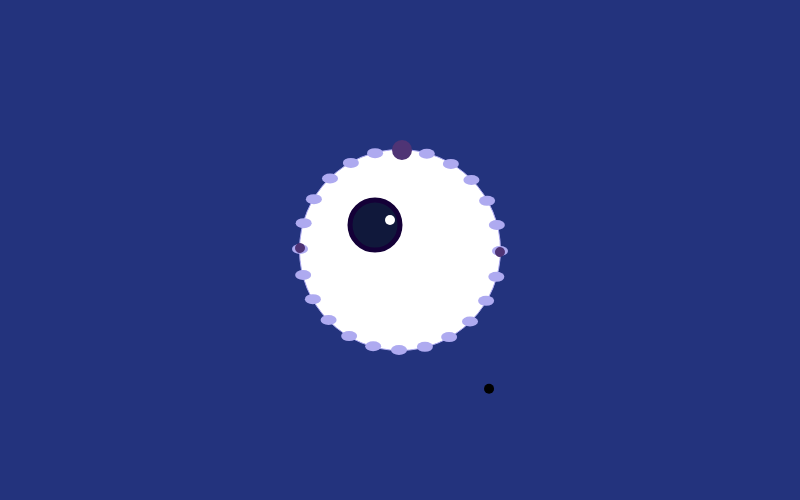
Frame 1 (no input)
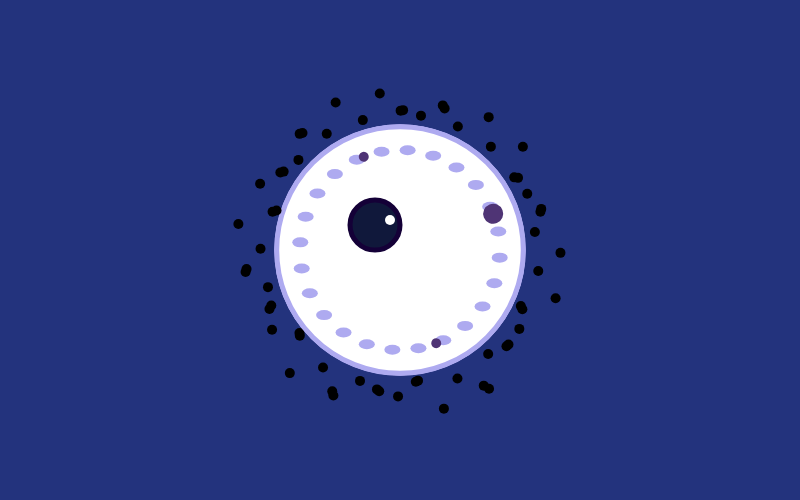
Frame 60 (no input)
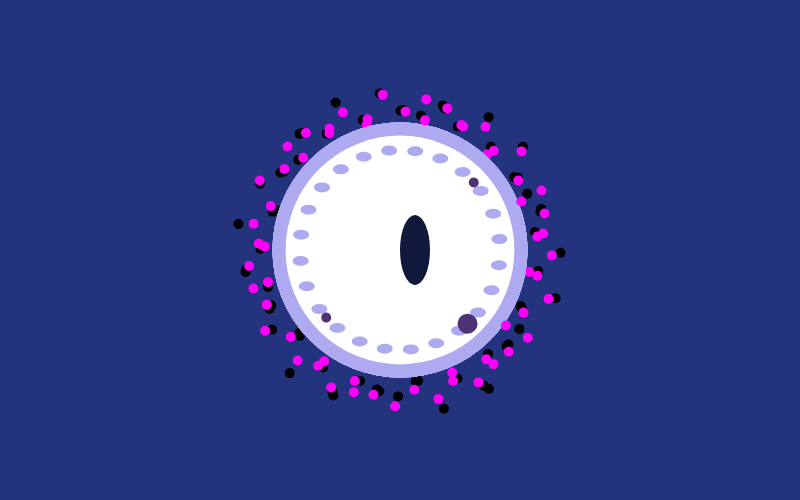
Frame 120 (the mouse pressed at the canvas centre since frame 60)

The p5.js sketch that drew these frames (run headless with seeded random() and noise() and a simulated clock; from frame 60 on, the mouse is pressed at the canvas centre):

// p5.js sketch
// ── sketch.js
/*
Template for IMA's Creative Coding Lab 

Project A: Generative Creatures
CCLaboratories Biodiversity Atlas 
*/

let angle = 0
let s = 8
let click = false;
function mousePressed(){
  click = ! click
}

function setup() {
   createCanvas(800, 500);
  background(35, 51, 125);
noStroke()
   rad = 0;
   x = width/2;
  y = 0;
}
function draw() {
  
  cell()
  
}

function cell(){
  //white
  push()
  stroke(174, 170, 240);
  fill(map(sin(frameCount/5), -1, 1, 0, 255));
  fill(255);
  circle(width/2, height/2, map(sin(frameCount / 50), -1, 1, 150, 250));
  pop()

  //background
  push()
  fill(mouseX,0,mouseY)
  noStroke()
  angle = angle + 1
  r = noise(frameCount * 0.05)*100

  v = r + 100;
  xx = width/2 + cos(angle) * v ;
  yy = height/2 + sin(angle) * v;
  
  circle(xx,yy,10);
  pop()

  //more
  let num = 24;
  let speed = 0.01;
  for( let i = 0; i < num; i++){
    let a = TWO_PI / num * i + frameCount * speed
    let xxx = width/2 + 100 * cos(a) 
    let yyy = height/2 + 100 * sin(a)
    fill(174, 170, 240)
    noStroke()
    ellipse(xxx,yyy,16,10)
  }
  push()
  translate(width/2,height/2)
  rotate(frameCount*0.02)
  fill(79, 52, 117)
  circle(0-100,0,10)
  circle(0+100,0,10)
  circle(0,0-100,20)
  pop()
  
  eye()
}
  
function eye(){
   //inner
  if (click == false){
    z = width/2 - 25 + mouseX * 0.1;
  w = height/2 - 25 + mouseY * 0.1;
  fill(16, 24, 59);
  stroke(20,0,55);
    strokeWeight(5)
  circle(z, w, 50);
  z = width/2 -10 + mouseX * 0.1;
  w = height/2 -30 + mouseY * 0.1;
 fill(255)
  noStroke();
  circle(z, w, 10);
  }else{
     fill(16, 24, 59);
  noStroke();
    z = width/2 - 25 + mouseX * 0.1;
  w = height/2 - 25 + mouseY * 0.1;
    ellipse(z,w,30,70)
  }


  //wave
  
 

  }
  
